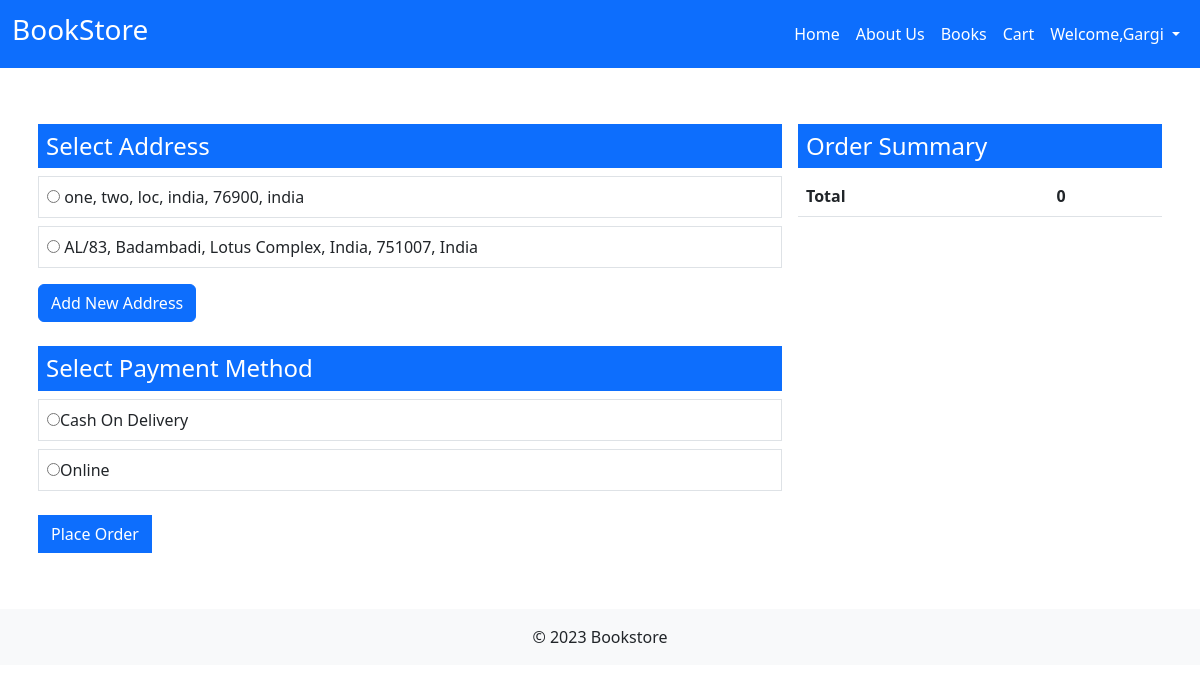
/book/check_out/ (signed in), run on the app's committed database.
### user/models.py (models this page shows)
class Address(models.Model):
    user = models.ForeignKey(User, on_delete=models.CASCADE)
    address_line_one = models.CharField(max_length=255)
    address_line_two = models.CharField(max_length=255)
    locality = models.CharField(max_length=255)
    landmark = models.CharField(max_length=255)
    state = models.CharField(max_length=255)
    city = models.CharField(max_length=255)
    country = models.CharField(max_length=255)
    zip = models.CharField(max_length=10)
    mobile = models.CharField(max_length=10)
    def __str__(self):
        return self.address_line_one+", "+self.address_line_two + ", "+self.locality+", "+self.country+", "+self.zip+", "+self.country

### book/views.py (the view)
# urls.py: path("check_out/", check_out , name="check_out"),
def check_out(request):
    addresses = Address.objects.filter(user=request.user)
    cart_details, total_price = get_cart_details(request)
    context = {
        "addresses":addresses,
        "books":cart_details,
        "total_price":total_price
    }
    return render(request, 'book/check_out.html', context)

### book/views.py (called while the page is built, shortened)
def get_cart_details(request):
    total_price=0
    cart_details=[]
    if not request.session.get('cart_items'):
        return cart_details, total_price

### templates/book/check_out.html (shortened to what this page needs)
{% extends 'base.html' %}
{% block content %}
<div class="container my-5">
    <div class="row">
        <div class="col-md-4 p-2 order-md-2">
            <h4 class="bg-primary text-white p-2">
                Order Summary
            </h4>
            <table class="table">
                <th>Total</th>
                <th>{{total_price}}</th>
            </table>
        </div>
        <div class="col-md-8 p-2">
            {% if addresses %}
            <form action="{% url 'place_order' %}" method="POST">
                <h4 class="bg-primary text-white p-2">Select Address</h4>
                {% for a in addresses%}
                    <label class="d-block border p-2 mb-2">
                        <input type="radio" name="address" value="{{a.id}}" required> {{a}}
                    </label>
                {% endfor %}
                <button type="button" class="btn btn-primary my-2" data-bs-toggle="modal" data-bs-target="#exampleModal">Add New Address</button>
                <h4 class="bg-primary text-white p-2 mt-3">Select Payment Method</h4>
                <label class="d-block border p-2 mb-2">
                    <input type="radio" name="payment_mode" value="COD" required>Cash On Delivery
                </label>
                <label class="d-block border p-2 mb-2">
                    <input type="radio" name="payment_mode" value="Online" required>Online
                </label>
                <input type="submit"value="Place Order" class="btn btn-primary rounded-0 mt-3">
            </form>
            {% else %}
                No Address Available
                <button type="button" class="btn btn-primary" data-bs-toggle="modal" data-bs-target="#exampleModal">Add New Address</button>
            {% endif %}
        </div>
    </div>
</div>
{% endblock content %}

### templates/base.html (shortened to what this page needs)
{% load static %}
<!DOCTYPE html>
<html lang="en">
<head>
    <link rel="stylesheet" href= "{% static 'css/style.css' %}">
    <link rel="stylesheet" href= "{% static 'bootstrap/bootstrap.min.css' %}">
    <link rel="stylesheet" href="https://cdnjs.cloudflare.com/ajax/libs/font-awesome/6.4.0/css/all.min.css" />
</head>
<body>
    <nav class="navbar navbar-expand-lg navbar-dark bg-primary">
        <div class="container-fluid">
          <a class="navbar-brand" href="{% url 'index' %}">
            <h3>BookStore</h3>
        </a>
          <div class="collapse navbar-collapse" id="navbarNav">
            <ul class="navbar-nav ms-auto">
              <li class="nav-item">
                <a class="nav-link active" aria-current="page" href="{% url 'index' %}">Home</a>
              </li>
              <li class="nav-item" >
                <a class="nav-link active" aria-current="page" href="{% url 'aboutus' %}">About Us</a>
              </li>
              <li class="nav-item" >
                <a class="nav-link active" aria-current="page" href="{% url 'all_books' %}">Books</a>
              </li>
              {% if user.is_authenticated %}
              <li class="nav-item" >
                <a class="nav-link active" aria-current="page" href="{% url 'cart' %}">Cart</a>
              </li>
              <li class="nav-item dropdown">
                <a class="nav-link dropdown-toggle active" href="#" role="button" data-bs-toggle="dropdown" aria-expanded="false">
                  Welcome,{{user.first_name}}
                </a>
              </li>
            {% endif %}
            </ul>
          </div>
        </div>
      </nav>
    {% block content %}{% endblock content %}
    <footer class="bg-light text-center py-3">
        &copy; 2023 Bookstore
    </footer>
</body>
</html>

### static/css/style.css (style rules this page uses)
body { font-family: Arial, Helvetica, sans-serif; background-color:antiquewhite; }

### data on the page
Address: address_line_one+address_line_two+locality "one, two, loc, india, 76900, india"
Address: address_line_one+address_line_two+locality "AL/83, Badambadi, Lotus Complex, India, 751007, India"

### other printed values
{{ user.first_name }} "Gargi"
{{ total_price }} "0"
